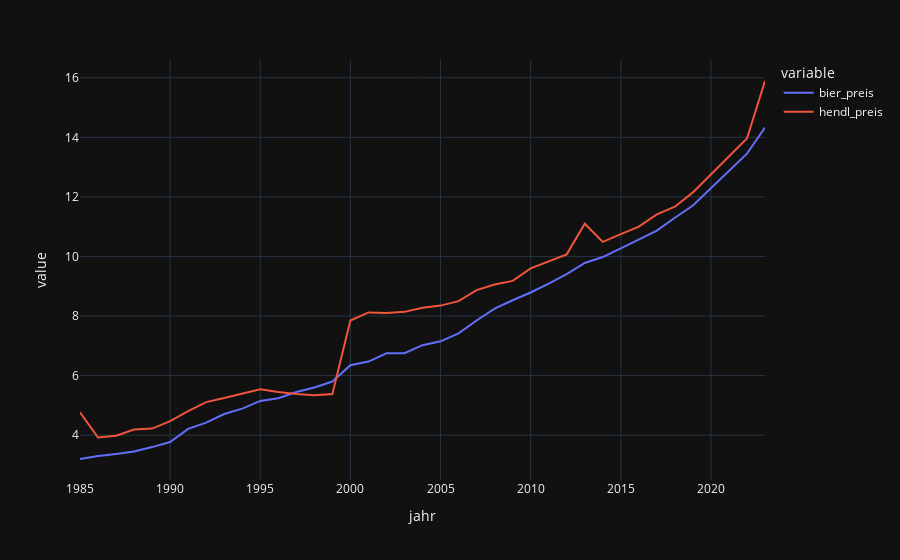

Here is the notebook cell this chart was saved with:
### Code cell
px.line(data, "jahr", ["bier_preis", "hendl_preis"], template="plotly_dark")

### Figure 1 — Plotly figure (JSON) as saved in the notebook; plotly's stock layout.template omitted (floating-point values rounded to 4 significant figures)
{"data": [{"hovertemplate": "variable=bier_preis<br>jahr=%{x}<br>value=%{y}<extra></extra>", "legendgroup": "bier_preis", "line": {"color": "#636efa", "dash": "solid"}, "marker": {"symbol": "circle"}, "mode": "lines", "name": "bier_preis", "orientation": "v", "showlegend": true, "type": "scatter", "x": [1985, 1986, 1987, 1988, 1989, 1990, 1991, 1992, 1993, 1994, 1995, 1996, 1997, 1998, 1999, 2000, 2001, 2002, 2003, 2004, 2005, 2006, 2007, 2008, 2009, 2010, 2011, 2012, 2013, 2014, 2015, 2016, 2017, 2018, 2019, 2022, 2023], "xaxis": "x", "y": [3.2, 3.3, 3.37, 3.45, 3.6, 3.77, 4.21, 4.42, 4.71, 4.89, 5.15, 5.24, 5.45, 5.6, 5.8, 6.35, 6.47, 6.75, 6.75, 7.02, 7.15, 7.42, 7.85, 8.25, 8.53, 8.79, 9.09, 9.41, 9.78, 9.98, 10.27, 10.57, 10.87, 11.3, 11.71, 13.45, 14.33], "yaxis": "y"}, {"hovertemplate": "variable=hendl_preis<br>jahr=%{x}<br>value=%{y}<extra></extra>", "legendgroup": "hendl_preis", "line": {"color": "#EF553B", "dash": "solid"}, "marker": {"symbol": "circle"}, "mode": "lines", "name": "hendl_preis", "orientation": "v", "showlegend": true, "type": "scatter", "x": [1985, 1986, 1987, 1988, 1989, 1990, 1991, 1992, 1993, 1994, 1995, 1996, 1997, 1998, 1999, 2000, 2001, 2002, 2003, 2004, 2005, 2006, 2007, 2008, 2009, 2010, 2011, 2012, 2013, 2014, 2015, 2016, 2017, 2018, 2019, 2022, 2023], "xaxis": "x", "y": [4.77, 3.92, 3.98, 4.19, 4.22, 4.47, 4.81, 5.11, 5.25, 5.39, 5.54, 5.45, 5.38, 5.34, 5.38, 7.85, 8.12, 8.1, 8.14, 8.28, 8.35, 8.5, 8.87, 9.06, 9.18, 9.6, 9.83, 10.07, 11.1, 10.49, 10.75, 11, 11.41, 11.67, 12.15, 13.96, 15.89], "yaxis": "y"}], "layout": {"legend": {"title": {"text": "variable"}, "tracegroupgap": 0}, "margin": {"t": 60}, "xaxis": {"anchor": "y", "domain": [0, 1], "title": {"text": "jahr"}}, "yaxis": {"anchor": "x", "domain": [0, 1], "title": {"text": "value"}}}}
